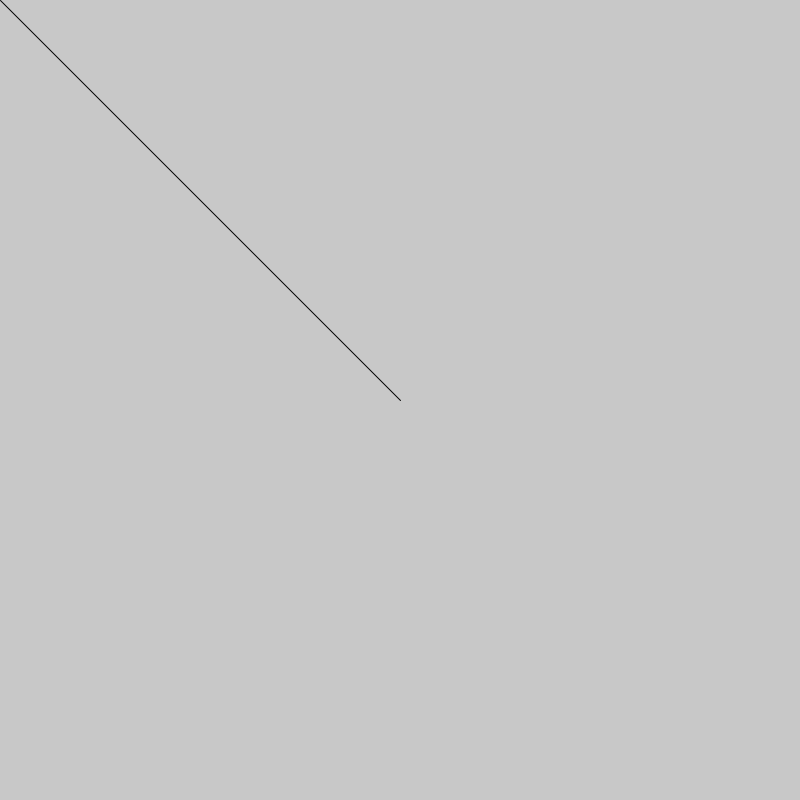
Frame 1 (no input)
Frame 60 (the mouse pressed at the canvas centre just before this capture): identical to frame 1, image omitted
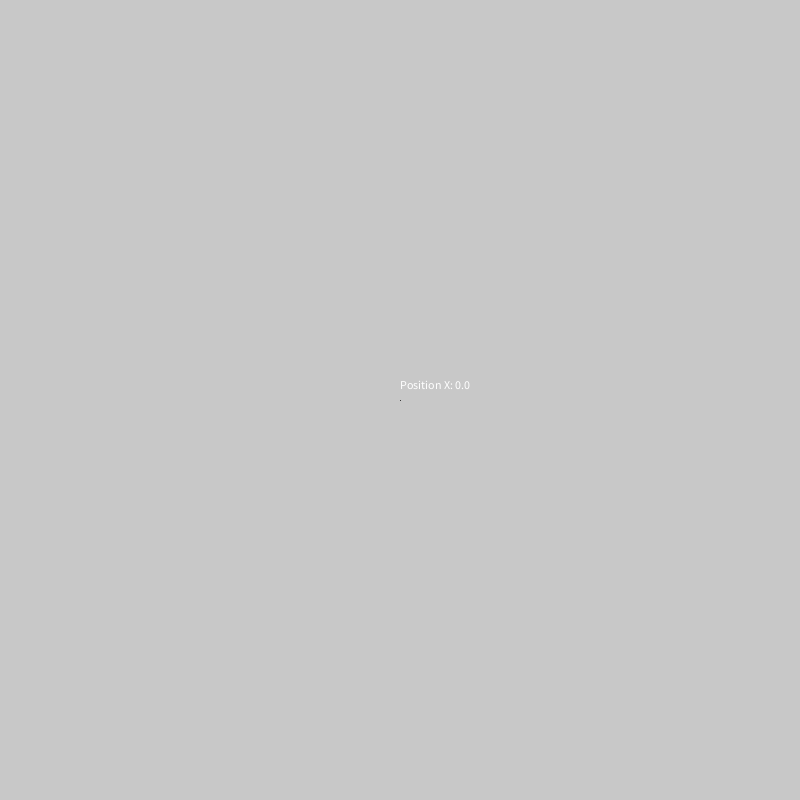
Frame 120 (the mouse held since frame 60 and released just before this capture)

The Processing sketch that drew these frames (run headless with seeded random() and noise(); from frame 60 on, the mouse is pressed at the canvas centre):

// Processing sketch: Distance_Between_mouse_and_center
// ── Distance_Between_mouse_and_center.pde
PVector center;

void setup() {
  size(800, 800);
  center = new PVector(width/2, height/2);
}

void draw() {
  clear();
  background(200);
  fill(255);
  line(center.x, center.y, mouseX, mouseY);
  
  PVector mouse = new PVector(mouseX, mouseY);
  
  float distance = distanceBetween(center, mouse);
  
  text("Position X: " + distance, mouseX, mouseY - 20, 300, 50);
}

float distanceBetween(float pointA, float pointB) {
  return abs(pointB - pointA);
}

float distanceBetween(PVector pointA, PVector pointB) {  
  
  PVector vector = new PVector(distanceBetween(pointA.x, pointB.x), distanceBetween(pointA.y, pointB.y));
  return sqrt(vector.x * vector.x + vector.y * vector.y);

}
